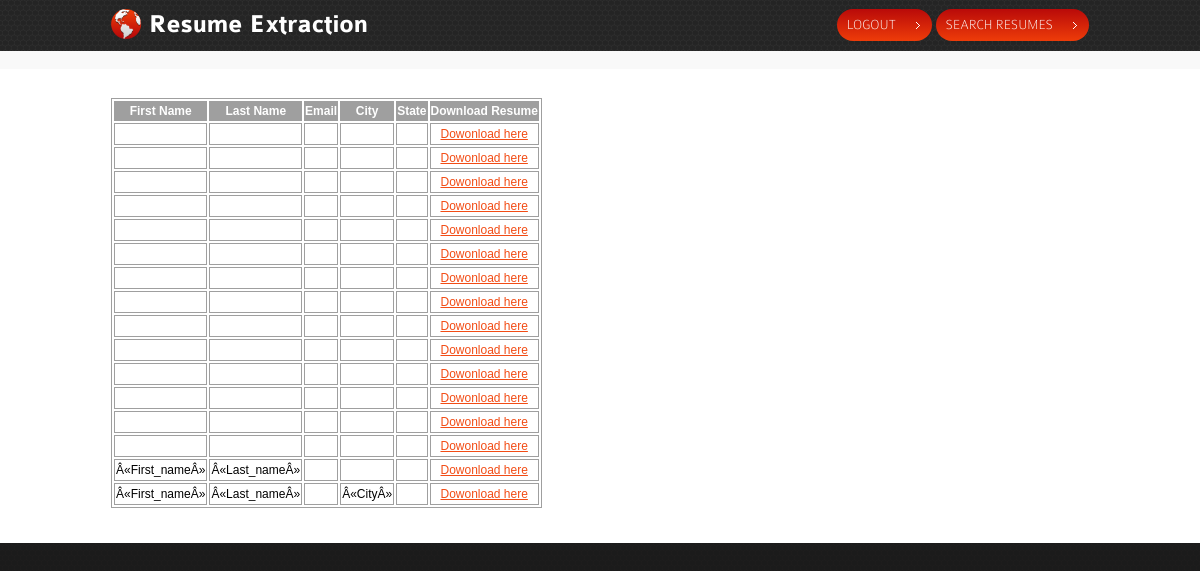
The page /search.php (signed in) on the database as committed earlier.
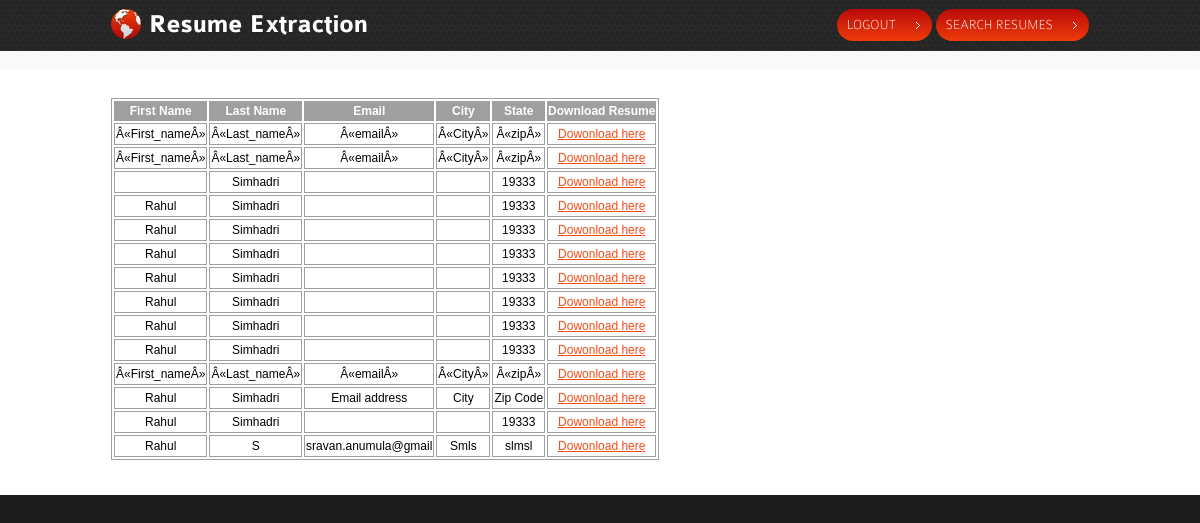
The same page on the database as committed later.
### tables this page shows
CREATE TABLE IF NOT EXISTS `resume` (
  `uid` int(11) NOT NULL,
  `rid` int(11) NOT NULL AUTO_INCREMENT,
  `last_name` varchar(20) NOT NULL,
  `first_name` varchar(20) NOT NULL,
  `address` varchar(200) NOT NULL,
  `city` varchar(20) NOT NULL,
  `state` varchar(20) NOT NULL,
  `zip` varchar(20) NOT NULL,
  `phone` varchar(20) NOT NULL,
  `email` varchar(20) NOT NULL,
  `degree` varchar(20) NOT NULL,
  `college` varchar(20) NOT NULL,
  `college_dates` varchar(20) NOT NULL,
  `awards` varchar(1000) NOT NULL,
  `skills` varchar(1000) NOT NULL,
  `experience` varchar(20) NOT NULL,
  `location` varchar(200) NOT NULL,
  PRIMARY KEY (`rid`),
  KEY `uid` (`uid`)
);

### search.php (the view, shortened to what this page needs)
<!DOCTYPE html>
<html lang="en">
<head>
	<link rel="stylesheet" href="css/reset.css" type="text/css" media="all">
	<link rel="stylesheet" href="css/grid.css" type="text/css" media="all">
	<link rel="stylesheet" href="css/style.css" type="text/css" media="all">
	<link rel="stylesheet" href="css/jquery-ui-1.8.5.custom.css" type="text/css" media="all">
</head>
<body>
	<header>
		<nav>
			<div class="container">
				<div class="wrapper">
					<h1><a href="index.php"><strong>Resume Extraction</strong></a></h1>
					<ul>
						 <?php
                                            if(isset($_SESSION['user_type']))
                                            {
                                            print '<li><a href="logout.php" class="current">logout</a></li>';
                                            }
                                            if($_SESSION['uid'] == 1)
                                            {
                                            print '<li><a href="search_form.php" class="current">Search Resumes</a></li>';
                                            }
                                            ?>
         				</ul>
				</div>
			</div>
		</nav>
		<section class="adv-content">
	</header>
	<section id="content">
		<div class="top">
			<div class="container">
				<section>
                                    <div id="add_field">
                                       <?php
       $query = "select * from resume ";
       $result = mysql_query($query);
       print '<table><tr><th>First Name</th>
           <th>Last Name</th>
           <th>Email</th>
           <th>City</th>
           <th>State</th>
           <th>Download Resume</th></tr>';
       while($row = mysql_fetch_array($result))
       {
           print "<tr><td>".$row['first_name']."</td>
               <td>".$row['last_name']."</td>
                   <td>".$row['email']."</td>
                       <td>".$row['city']."</td>
                           <td>".$row['state']."</td>
                                 <td><a href='".$row['location']."'
                                     > Dowonload here </a></td>
               </tr>";
       }
?>
                                         </div>
	 </section>
				</div>
			</div>
	</section>
</body>
</html>

Rows that differ between the two databases and show on the page:
removed resume: first_name "Â«First_nameÂ»", last_name "Â«Last_nameÂ»"
removed resume: first_name "Â«First_nameÂ»", last_name "Â«Last_nameÂ»", city "Â«CityÂ»"
changed resume (number 1 of 14 on the later page): first_name (not shown) → "Â«First_nameÂ»"; last_name (not shown) → "Â«Last_nameÂ»"; email (not shown) → "Â«emailÂ»"; city (not shown) → "Â«CityÂ»"; state (not shown) → "Â«zipÂ»"
changed resume (number 2 of 14 on the later page): first_name (not shown) → "Â«First_nameÂ»"; last_name (not shown) → "Â«Last_nameÂ»"; email (not shown) → "Â«emailÂ»"; city (not shown) → "Â«CityÂ»"; state (not shown) → "Â«zipÂ»"
changed resume (number 3 of 14 on the later page): last_name (not shown) → "Simhadri"; state (not shown) → "19333"
changed resume (number 4 of 14 on the later page): first_name (not shown) → "Rahul"; last_name (not shown) → "Simhadri"; state (not shown) → "19333"
changed resume (number 5 of 14 on the later page): first_name (not shown) → "Rahul"; last_name (not shown) → "Simhadri"; state (not shown) → "19333"
changed resume (number 6 of 14 on the later page): first_name (not shown) → "Rahul"; last_name (not shown) → "Simhadri"; state (not shown) → "19333"
changed resume (number 7 of 14 on the later page): first_name (not shown) → "Rahul"; last_name (not shown) → "Simhadri"; state (not shown) → "19333"
changed resume (number 8 of 14 on the later page): first_name (not shown) → "Rahul"; last_name (not shown) → "Simhadri"; state (not shown) → "19333"
changed resume (number 9 of 14 on the later page): first_name (not shown) → "Rahul"; last_name (not shown) → "Simhadri"; state (not shown) → "19333"
changed resume (number 10 of 14 on the later page): first_name (not shown) → "Rahul"; last_name (not shown) → "Simhadri"; state (not shown) → "19333"
changed resume (number 11 of 14 on the later page): first_name (not shown) → "Â«First_nameÂ»"; last_name (not shown) → "Â«Last_nameÂ»"; email (not shown) → "Â«emailÂ»"; city (not shown) → "Â«CityÂ»"; state (not shown) → "Â«zipÂ»"
changed resume: first_name (not shown) → "Rahul"; last_name (not shown) → "Simhadri"; email (not shown) → "Email address"; city (not shown) → "City"; state (not shown) → "Zip Code"
changed resume (number 13 of 14 on the later page): first_name (not shown) → "Rahul"; last_name (not shown) → "Simhadri"; state (not shown) → "19333"
changed resume: first_name (not shown) → "Rahul"; last_name (not shown) → "S"; email (not shown) → "sravan.anumula@gmail"; city (not shown) → "Smls"; state (not shown) → "slmsl"
